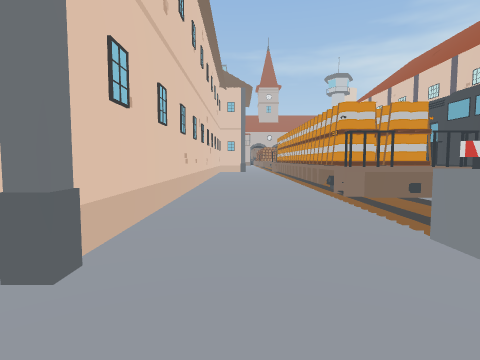
View 1 (above)

18 first-person views from a walk through a scene from a Unity 3-D project. The camera is 1.4 m above the floor, tilts 4° down and sees 80° across. The floor is counted in squares, 2 m on a side. Each view is taken from the middle of a square. On the plan, view 1 faces up. The plan holds only what a view shows up to about 10 squares ahead; the rest is blank. The place goes on beyond the plan. The player character is not drawn.

View 2
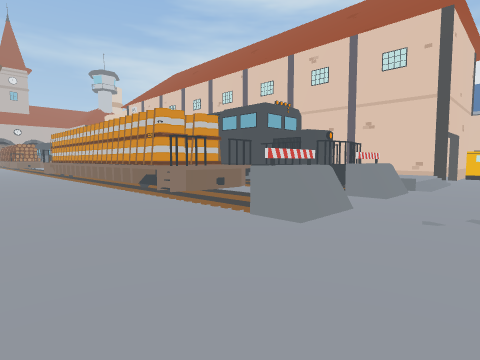

View 3
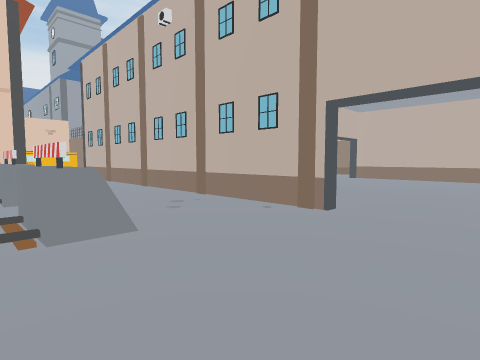

View 4
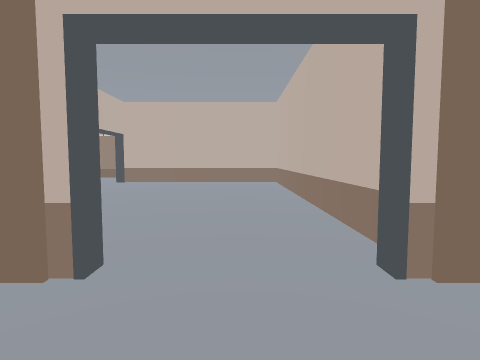

View 5
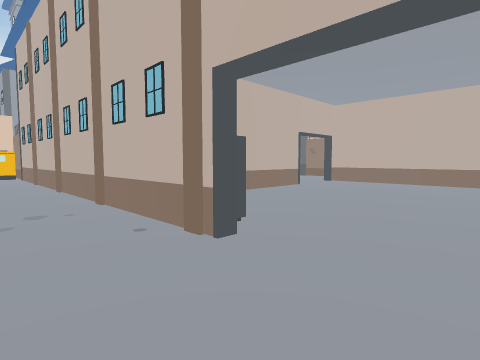

View 6
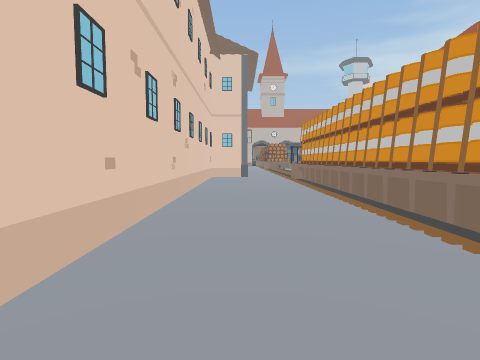

View 7
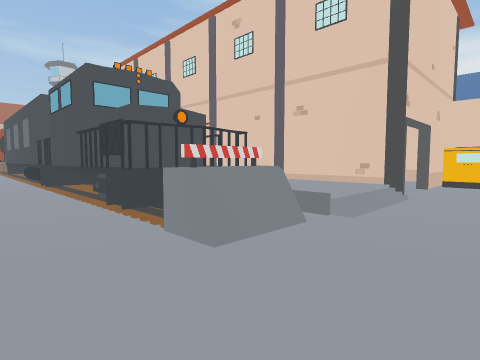

View 8
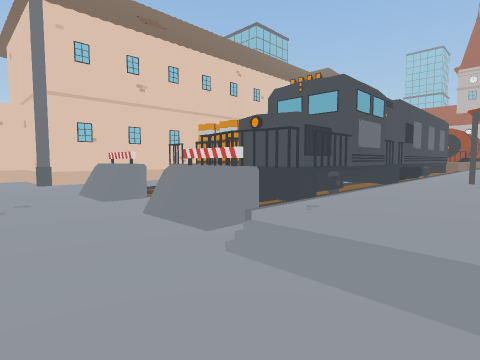

View 9
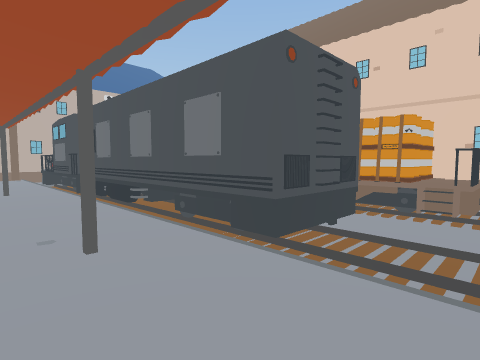

View 10
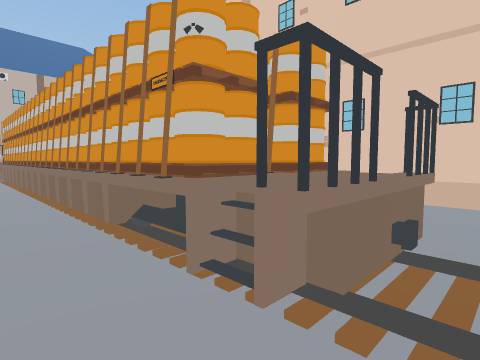

View 11
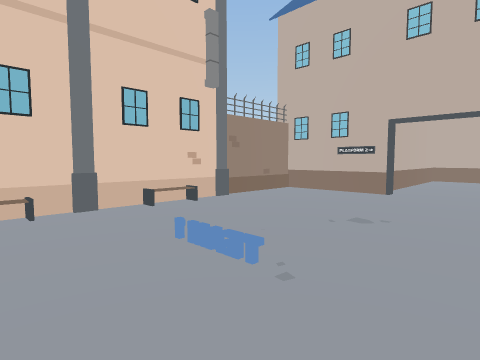

View 12
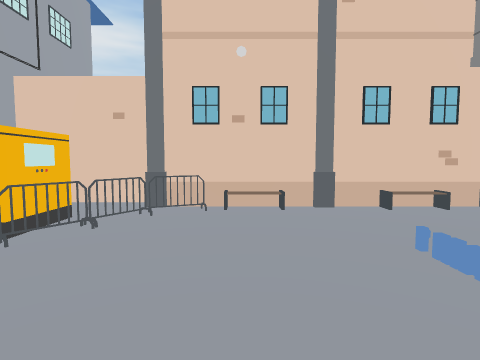

View 13
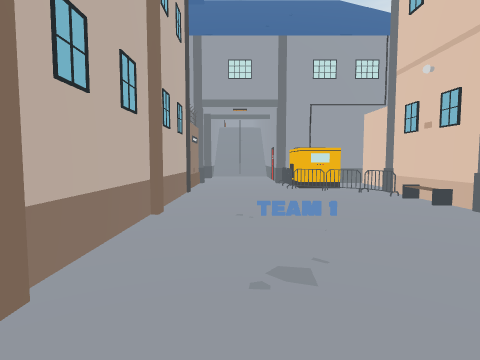

View 14
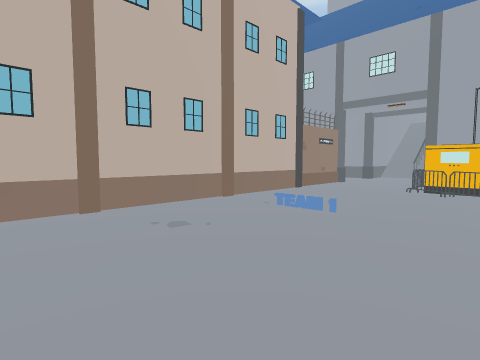

View 15
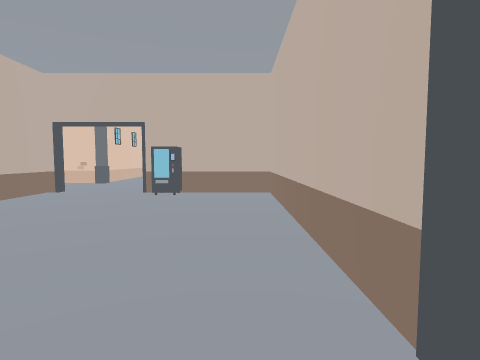

View 16
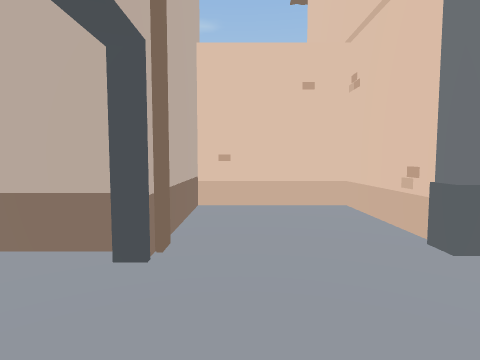

View 17
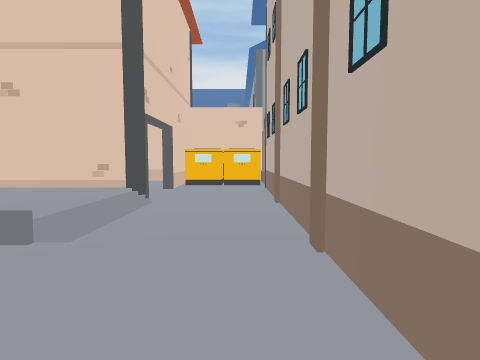

View 18
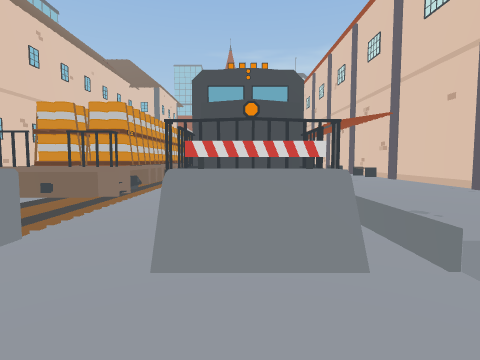

### Floor plan
Key: @ floor where view 1 was taken; # wall or solid block; x gap in a wall; . main floor; : floor 0.5 m higher than the main floor; / step, stairs or slope; ^ raised ledge; O other object.
Columns run from 4 left of view 1 to 15 right of it. Each row starts with its distance up from view 1.
 14   #...//...::
 13   #...OO...::
 12   #...OO.##::
 11   #...OO.##::
 10   #...OO.##::#
  9   #...OO.##::#
  8   #...OO.##::
  7   #...OOx##::#
  6   #...OO.##::#
  5   #...OO.##::#
  4   #...##x##::#
  3   #...//.##::#   .#
  2 ###...OO.OO::#.##.
  1 #...............OO
  0 #...@...........OO
 -1 ####.#O###########
 -2   #.....#
 -3   #.....#
 -4   #.....#
 -5   #.....##########
 -6   #.....#........#..
 -7   #.................
 -8   #.....#.......OO##
 -9   #######......OOO#
-10        #....../O^^#
-11        ############

Where each view was taken, in squares from view 1:
view 1: 0 up, 0 right, facing up
view 2: 0 up, 1 left, facing up-right
view 3: 3 up, 1 left, facing down-right
view 4: 1 up, 0 right, facing down
view 5: 1 up, 1 left, facing down-right
view 6: 5 up, 0 right, facing up
view 7: 0 up, 3 right, facing up-right
view 8: 0 up, 8 right, facing up-left
view 9: 14 up, 8 right, facing down-left
view 10: 14 up, 4 right, facing down-left
view 11: 6 down, 10 right, facing down-left
view 12: 6 down, 10 right, facing down
view 13: 7 down, 5 right, facing right
view 14: 10 down, 5 right, facing up-right
view 15: 7 down, 3 right, facing up
view 16: 0 up, 1 right, facing left
view 17: 0 up, 4 right, facing right
view 18: 0 up, 5 right, facing up
